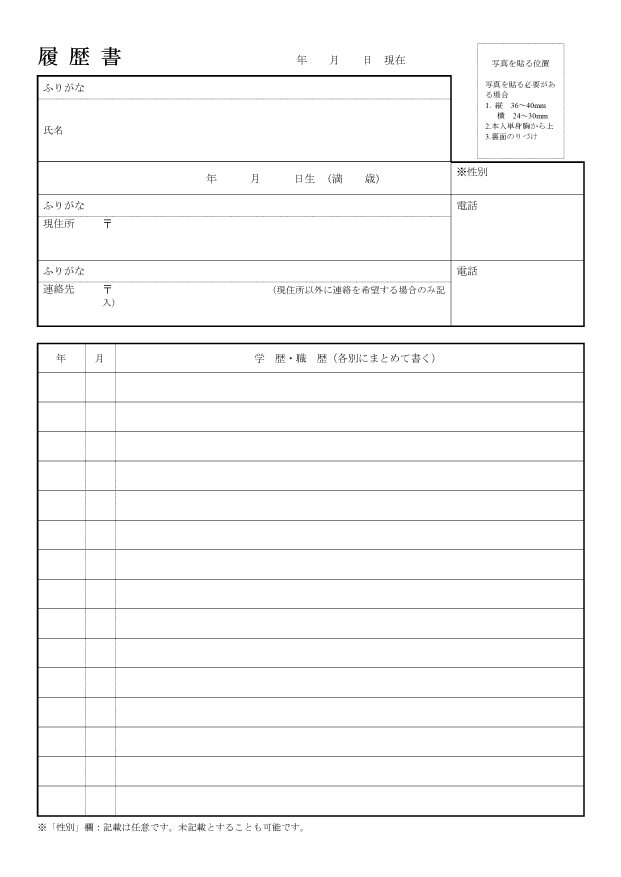
#> input picture sample.png, 2481 x 3508 px, found by its file name (shown at 1/4 size)
$ python export_array2.py
#> lines starting #> are read from the running program, lines starting #| are printed output that depends on the picture; after the words box and inside, x2 and y2 are one past the last pixel; in counts of white or black regions, pixels touching at a corner belong together
import cv2
import numpy as np

img = cv2.imread('./sample.png')
#> img is the input picture: shape (3508, 2481, 3); min 0, max 255, mean 248.5

# BGR -> グレースケール
gray = cv2.cvtColor(img, cv2.COLOR_BGR2GRAY)
gray = cv2.blur(gray, (3,3))

# エッジ抽出 (Canny)
edges = cv2.Canny(gray, 100, 400, apertureSize=3)
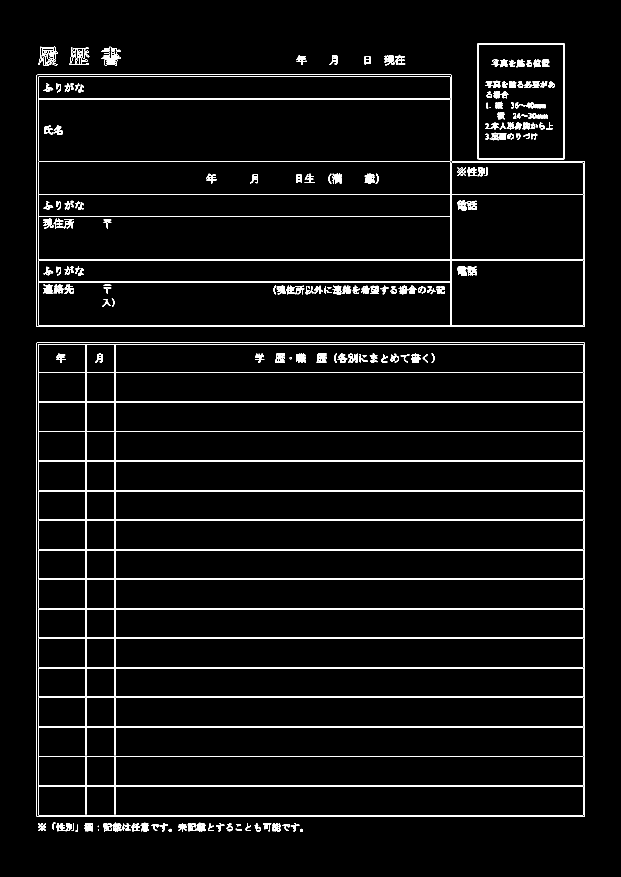
#> edges: shape (3508, 2481) (shown at 1/4 size); 2% white in thin lines or dots, all inside (x1, y1, x2, y2) = (146, 173, 2339, 3327)
cv2.imwrite('edges.png', edges)

# 膨張処理
kernel = cv2.getStructuringElement(cv2.MORPH_RECT, (3, 3))
edges = cv2.dilate(edges, kernel)
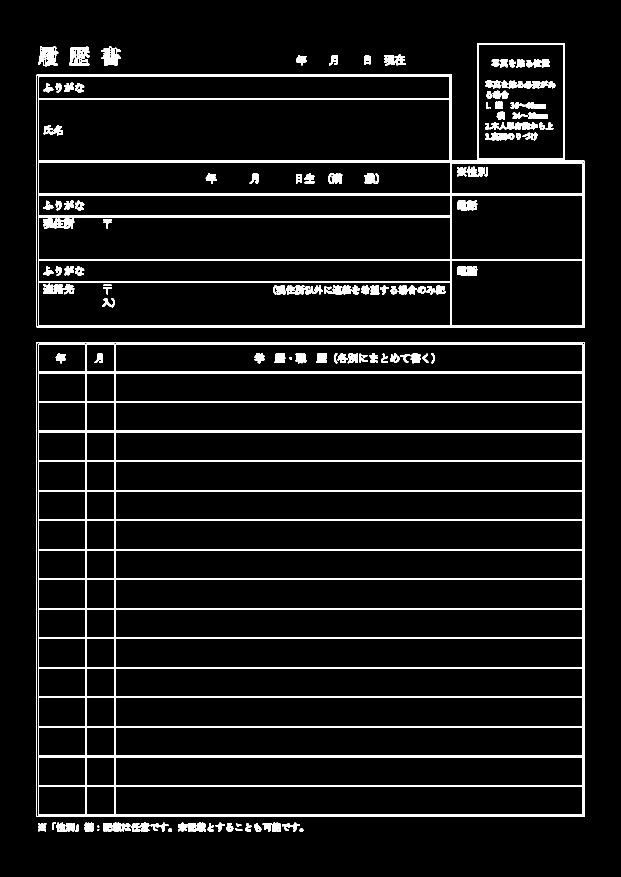
#> edges: shape (3508, 2481) (shown at 1/4 size); 5.7% white; 174 white regions

# 輪郭抽出
contours, hierarchy = cv2.findContours(edges, cv2.RETR_TREE, cv2.CHAIN_APPROX_SIMPLE)
#> contours = 673 contours, 296 with area under 20; largest, box (x1, y1, x2, y2) and area: (145, 1369, 2340, 3268) 4164205, (147, 1371, 2338, 3266) 4147851, (152, 1375, 2334, 3263) 4113303, (145, 298, 2340, 1309) 2032394, (147, 300, 2338, 1307) 2019590

# 面積でフィルタリング
rects = []
for cnt, hrchy in zip(contours, hierarchy[0]):
    if cv2.contourArea(cnt) < 3000:
        continue  # 面積が小さいものは除く
    if hrchy[3] == -1:
        continue  # ルートノードは除く

    # 輪郭を囲む長方形を計算する。
    rect = cv2.minAreaRect(cnt)
    rect_points = cv2.boxPoints(rect).astype(int)
    rects.append(rect_points)
#> this loop made 673 passes
#> hrchy on passes 1, 2, 4: [1, -1, -1, -1], [3, 0, 2, -1], [4, 1, -1, -1]
#> after the loop, rects = 63 items

# x-y 順でソート
rects = sorted(rects, key=lambda x: (x[0][1], x[0][0]))

# 描画する。
for i, rect in enumerate(rects):
    color = np.random.randint(0, 255, 3).tolist()
    cv2.drawContours(img, rects, i, color, 2)
    cv2.putText(img, str(i), tuple(rect[0]), cv2.FONT_HERSHEY_SIMPLEX, 0.8, color, 3)

    print('rect(%d):\n' %i, rect)
#> this loop made 63 passes
#> (rect, color) on passes 1 to 9: ([[1798, 392], [154, 392], [154, 306], [1798, 306]], [172, 47, 117]), ([[2253, 632], [1913, 632], [1913, 177], [2253, 177]], [192, 67, 251]), ([[1798, 643], [154, 643], [154, 398], [1798, 398]], [195, 103, 9]), ([[1800, 774], [154, 774], [154, 647], [1800, 647]], [211, 21, 242]), ([[2331, 775], [1806, 775], [1806, 652], [2331, 652]], [36, 87, 70]), ([[1801, 863], [154, 863], [154, 780], [1801, 780]], [216, 88, 140]), ([[1800, 1038], [154, 1038], [154, 868], [1800, 868]], [58, 193, 230]), ([[2331, 1038], [1806, 1038], [1806, 780], [2331, 780]], [39, 87, 174]), ([[1801, 1125], [154, 1125], [154, 1043], [1801, 1043]], [88, 81, 165])
#> (printed output is left out)
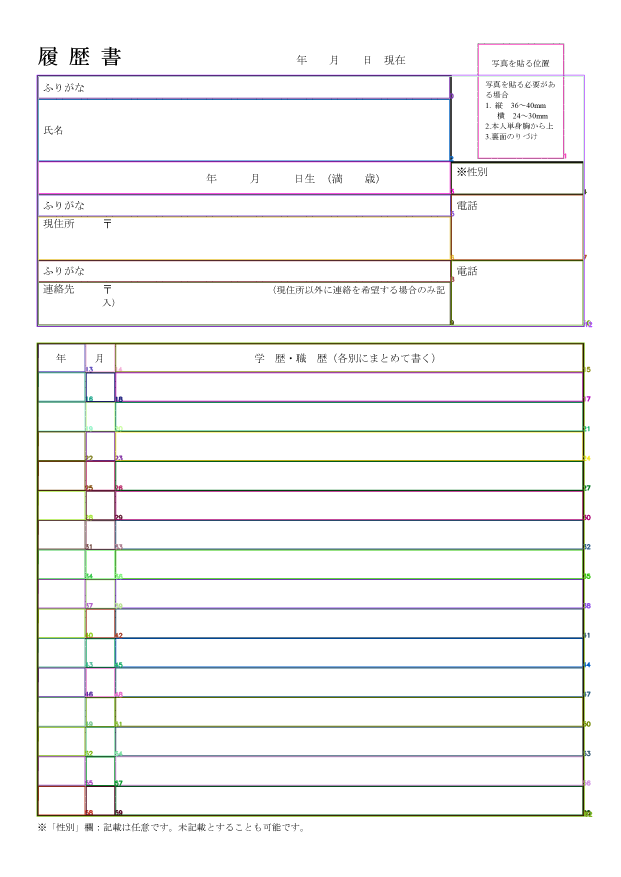
#> img: shape (3508, 2481, 3) (shown at 1/4 size); mean B, G, R 244.4, 244.6, 244.7

cv2.imwrite('img.png', img)

$ run again, with img2_before.png copied over sample.png
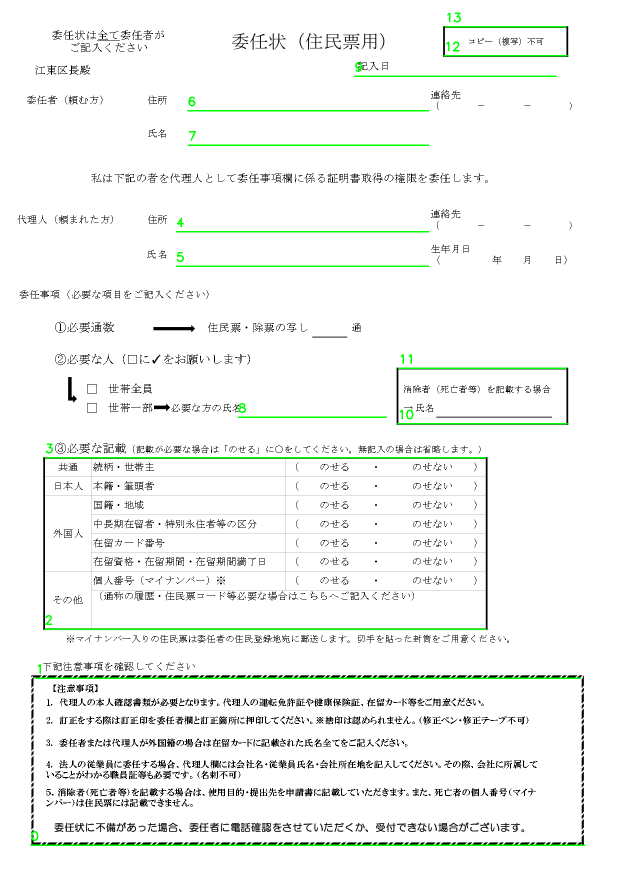
#> input picture img2_before.png, 1240 x 1755 px, found by its file name (shown at 1/2 size)
#> img is the input picture: shape (1755, 1240, 3); mean B, G, R 242.4, 245.4, 242.4
#> `edges = cv2.dilate(edges, kernel)`:
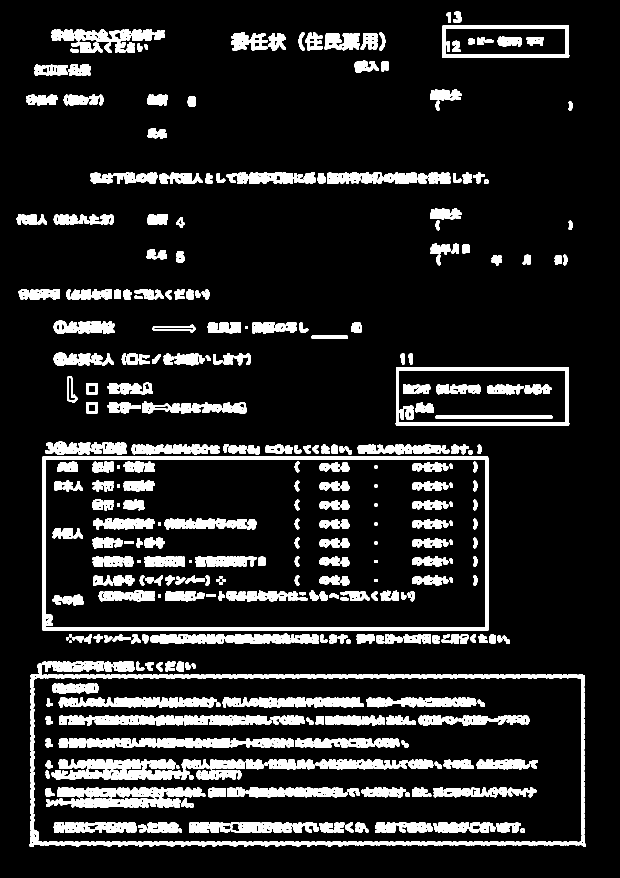
#> edges: shape (1755, 1240) (shown at 1/2 size); 13.1% white; 427 white regions
#> contours = 1862 contours, 1193 with area under 20; largest, box (x1, y1, x2, y2) and area: (59, 1327, 1172, 1693) 376963, (65, 1354, 1165, 1686) 358814, (85, 912, 977, 1262) 310944, (91, 919, 971, 1255) 294198, (791, 734, 1139, 852) 40034
#> the loop `for cnt, hrchy in zip(contours, hierarchy[0]):` made 1862 passes
#> hrchy on passes 1 to 3: [673, -1, 1, -1], [2, -1, -1, 0], [3, 1, -1, 0]
#> after the loop `for cnt, hrchy in zip(contours, hierarchy[0]):`: rects = 12 items
#> the loop `for i, rect in enumerate(rects):` made 12 passes
#> (rect, color) on passes 1 to 6: ([[1131, 108], [890, 108], [890, 57], [1131, 57]], [172, 47, 117]), ([[1131, 843], [797, 843], [797, 739], [1131, 739]], [192, 67, 251]), ([[970, 1254], [91, 1254], [91, 919], [970, 919]], [195, 103, 9]), ([[398, 1414], [137, 1414], [137, 1395], [398, 1395]], [211, 21, 242]), ([[727, 1414], [444, 1414], [444, 1394], [727, 1394]], [36, 87, 70]), ([[609, 1450], [172, 1450], [172, 1431], [609, 1431]], [216, 88, 140])
#> (printed output is left out)
#> after the loop `for i, rect in enumerate(rects):`:
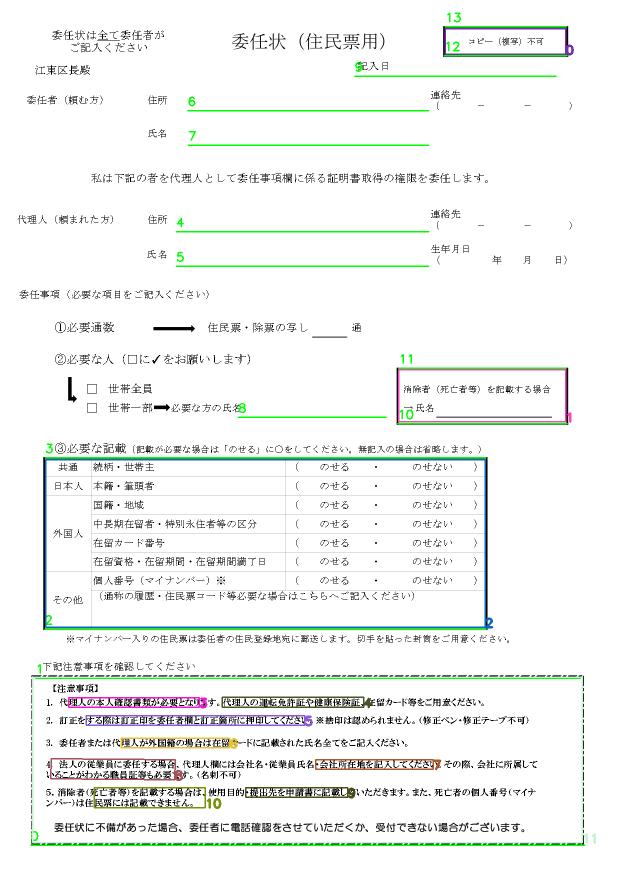
#> img: shape (1755, 1240, 3) (shown at 1/2 size); 1.68% of pixels changed, all inside (x1, y1, x2, y2) = (64, 56, 1192, 1688)
